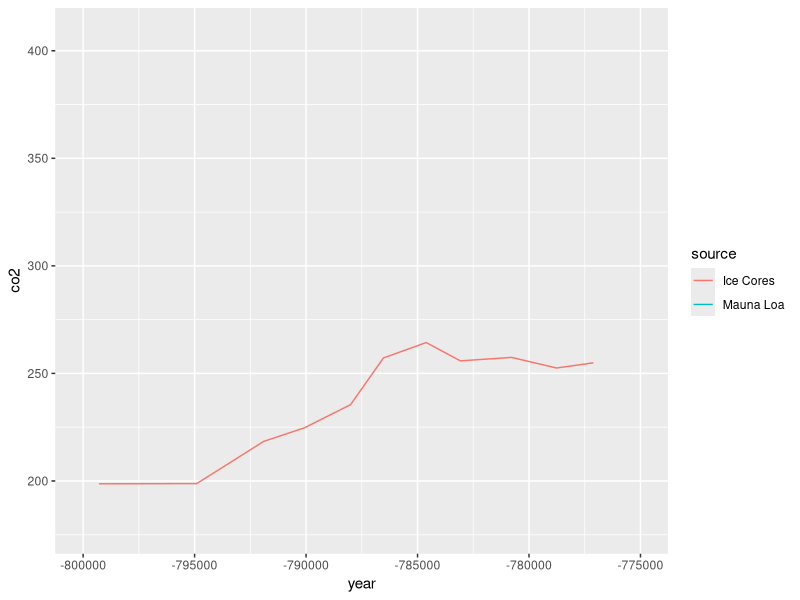
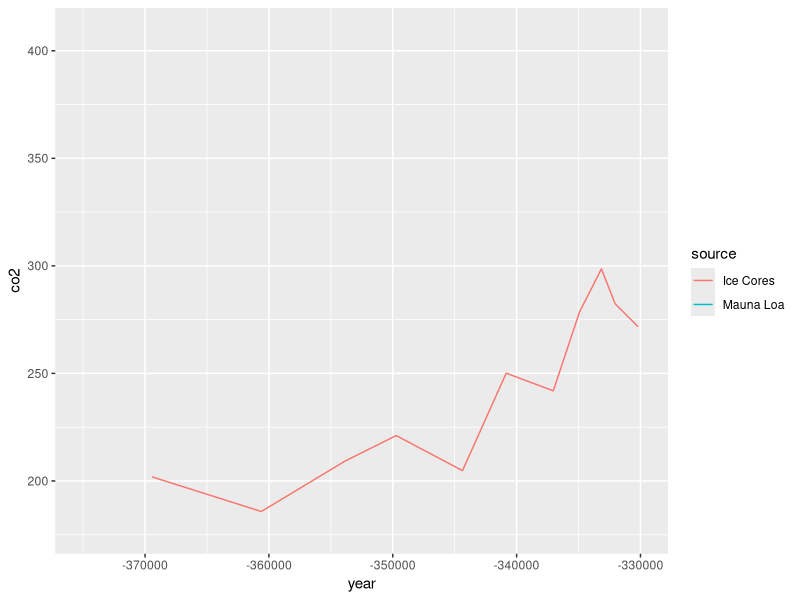
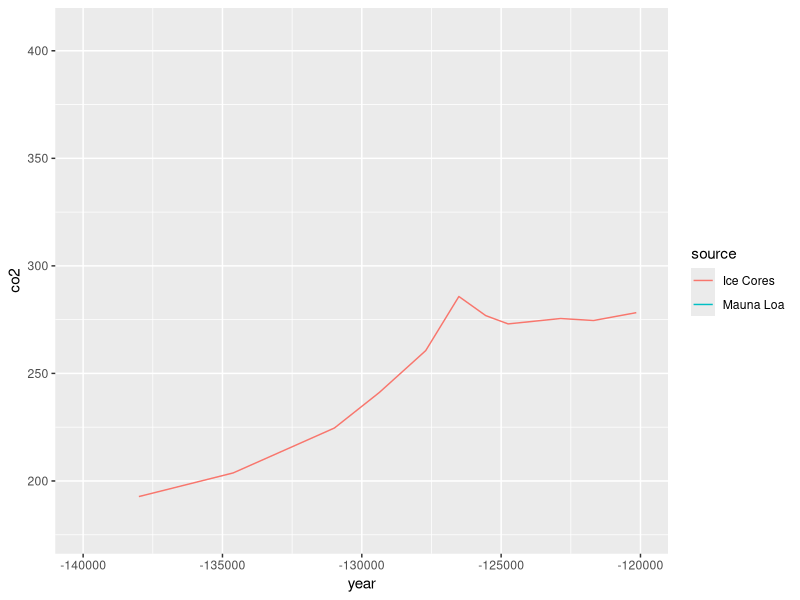
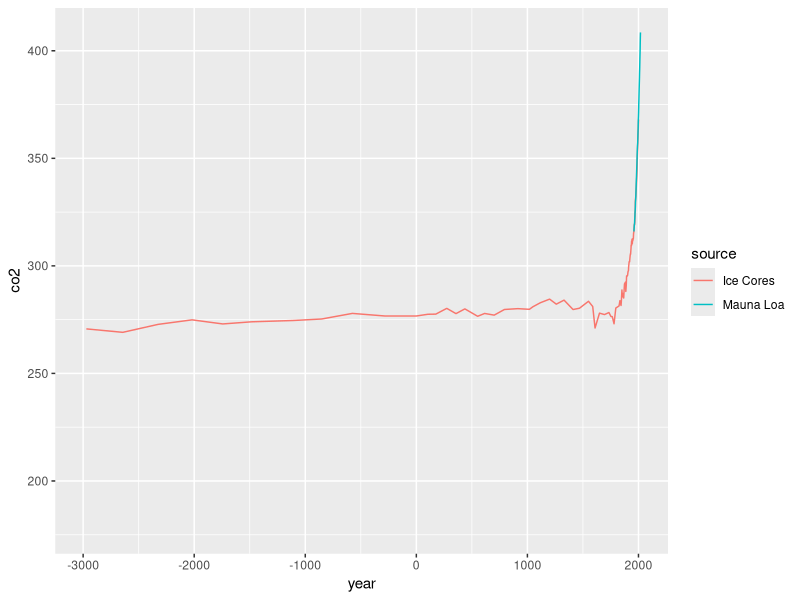

Here is the R script that generated these plots, in order:
library(tidyverse)
library(dslabs)
data(temp_carbon)
data(greenhouse_gases)
data(historic_co2)

dim(temp_carbon)
#head(historic_co2)


#first year with register off temp carbon
first_year <- temp_carbon %>%
  filter(!is.na(carbon_emissions)) %>%
  .$year %>%
  min()

#Last year with register off temp carbon
last_year <- temp_carbon %>%
  filter(!is.na(carbon_emissions)) %>%
  select(year) %>%
  max()

#temp carbon of the first year register
year1 <-temp_carbon  %>% 
  filter( year == 1751) %>% 
  .$carbon_emissions
#temp carbon of the last year register
year2 <- temp_carbon$carbon_emissions[temp_carbon$year==2014]

#relation into fist and last year temp_carbon
comp <-year2/year1


#first year with register off temp anomaly
first_year <- temp_carbon %>%
  filter(!is.na(temp_anomaly)) %>%
  .$year %>%
  min()

#last year with register off temp anomaly
last_year <- temp_carbon %>%
  filter(!is.na(temp_anomaly)) %>%
  .$year %>%
  max()

#diference into last year and fisrt year of temp anomaly
diff_tempAnormaly <- temp_carbon$temp_anomaly[temp_carbon$year == last_year] - 
  temp_carbon$temp_anomaly[temp_carbon$year == first_year]



#first year with a temp anomaly upper to mean
year_upperMean <- temp_carbon %>% filter(!is.na(temp_anomaly) & temp_anomaly >= 0) %>%
  .$year %>%
  min()

#last year with a temp anomaly lower to mean
lastYear_lowerMean <- temp_carbon %>% filter(!is.na(temp_anomaly) & temp_anomaly <= 0) %>%
  .$year %>%
  max()

#fisrt year with a temp anomaly upper to 0.5
year_supp05 <- temp_carbon %>% filter(!is.na(temp_anomaly) & temp_anomaly >= 0.5) %>%
  .$year %>%
  min()


#plot line for time line of termperature Anomaly and lines for means 
p <- temp_carbon %>% filter(!is.na(temp_anomaly)) %>%
  ggplot(aes(year, temp_anomaly)) +
  geom_line(col = "black") + 
  geom_hline(aes(yintercept = 0), col = "blue") + 
  ylab("Temperature anomaly (degrees C)") +
  ggtitle("Temperature anomaly relative to 20th century mean, 1880-2018") +
  geom_text(aes(x = 1900, y = 0.05, label = "20th century mean"), col = "blue") +
  geom_vline(aes(xintercept=1939),col="red") +
  geom_vline(aes(xintercept=1976),col="orange") +
  geom_vline(aes(xintercept=1997),col="green") +
  geom_text(aes(x=1939,y=0.05,label="1939"),col="red") +
  geom_text(aes(x=1976,y=0.05,label="1976"),col="orange") +
  geom_text(aes(x=1997,y=0.5,label="1997"),col="green")




p <- temp_carbon %>% filter(!is.na(temp_anomaly)) %>%
  ggplot(aes(year, temp_anomaly)) +
  geom_line(col = "black") + 
  geom_line(aes(year,ocean_anomaly),col="blue", alpha = 0.4) +
  geom_line(aes(year,land_anomaly), col="brown", , alpha = 0.4) +
  geom_hline(aes(yintercept = 0), col = "blue") + 
  ylab("Temperature anomaly (degrees C)") +
    xlim(c(1900, 2018)) +
  ggtitle("Temperature anomaly on land and ocean") +
  geom_text(aes(x = 1920, y = 0.05, label = "20th century mean"), col = "blue")




#########################################
#ghrapich with REgion defnined
#########################################
# set colorblind-friendly color palette
colorblind_palette <- c("black", "#E69F00", "#56B4E9", "#009E73", "#CC79A7", "#F0E442", "#0072B2", "#D55E00")

p <- temp_carbon %>%
  select(Year = year, Global = temp_anomaly, Land = land_anomaly, Ocean = ocean_anomaly) %>%
  gather(Region, Temp_anomaly, Global:Ocean) %>%
  ggplot(aes(Year, Temp_anomaly, col = Region)) +
  geom_line(size = 1) +
  geom_hline(aes(yintercept = 0), col = colorblind_palette[8], lty = 2) +
  geom_label(aes(x = 2005, y = -.08), col = colorblind_palette[8],label = "20th century mean", size = 4) +
  ylab("Temperature anomaly (degrees C)") +
  xlim(c(1880, 2018)) +
  scale_color_manual(values = colorblind_palette) +
  ggtitle("Temperature anomaly relative to 20th century mean, 1880-2018")


#########################################
#Green House
#########################################
head(greenhouse_gases)
p <- greenhouse_gases %>%
  ggplot(aes(year, concentration)) +
  geom_line() +
  facet_grid(gas~., scales = "free") +
  geom_vline(aes(xintercept = 1850), col = "blue") +
  geom_hline(aes(yintercept = 275), col = "blue") +
  ylab("Concentration (ch4/n2o ppb, co2 ppm)") +
  ggtitle("Atmospheric greenhouse gas concentration by year, 0-2000")

#comparation with temp carbon 
p <- temp_carbon %>%
  ggplot(aes(year,carbon_emissions)) +
  geom_line()



head(historic_co2 )

co2_time  <- historic_co2 %>%
  ggplot(aes(year, co2, col = source)) +
  geom_line()


co2_time_recent  <- historic_co2 %>%
  filter(year > 1500) %>%
  ggplot(aes(year, co2, color = source)) +
  geom_line()

co2_time + xlim(-800000, -775000)
co2_time + xlim(-375000, -330000)
co2_time + xlim(-140000, -120000)
co2_time + xlim(-3000, 2018)
